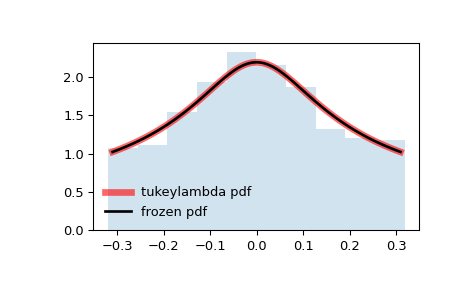

The script that drew this image:
from scipy.stats import tukeylambda
import matplotlib.pyplot as plt
fig, ax = plt.subplots(1, 1)

# Calculate the first four moments:

lam = 3.13
mean, var, skew, kurt = tukeylambda.stats(lam, moments='mvsk')

# Display the probability density function (``pdf``):

x = np.linspace(tukeylambda.ppf(0.01, lam),
                tukeylambda.ppf(0.99, lam), 100)
ax.plot(x, tukeylambda.pdf(x, lam),
       'r-', lw=5, alpha=0.6, label='tukeylambda pdf')

# Alternatively, the distribution object can be called (as a function)
# to fix the shape, location and scale parameters. This returns a "frozen"
# RV object holding the given parameters fixed.

# Freeze the distribution and display the frozen ``pdf``:

rv = tukeylambda(lam)
ax.plot(x, rv.pdf(x), 'k-', lw=2, label='frozen pdf')

# Check accuracy of ``cdf`` and ``ppf``:

vals = tukeylambda.ppf([0.001, 0.5, 0.999], lam)
np.allclose([0.001, 0.5, 0.999], tukeylambda.cdf(vals, lam))
# True

# Generate random numbers:

r = tukeylambda.rvs(lam, size=1000)

# And compare the histogram:

ax.hist(r, density=True, histtype='stepfilled', alpha=0.2)
ax.legend(loc='best', frameon=False)
plt.show()
